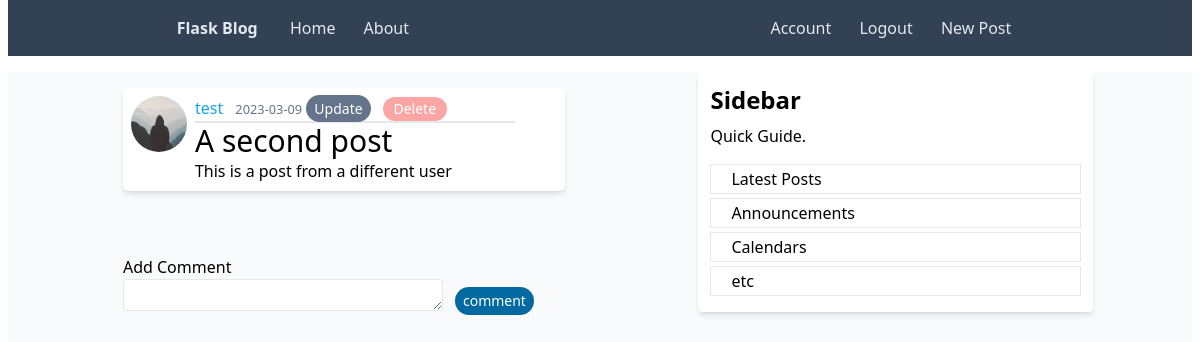
Page /post/2 (signed in) on the earlier database version.
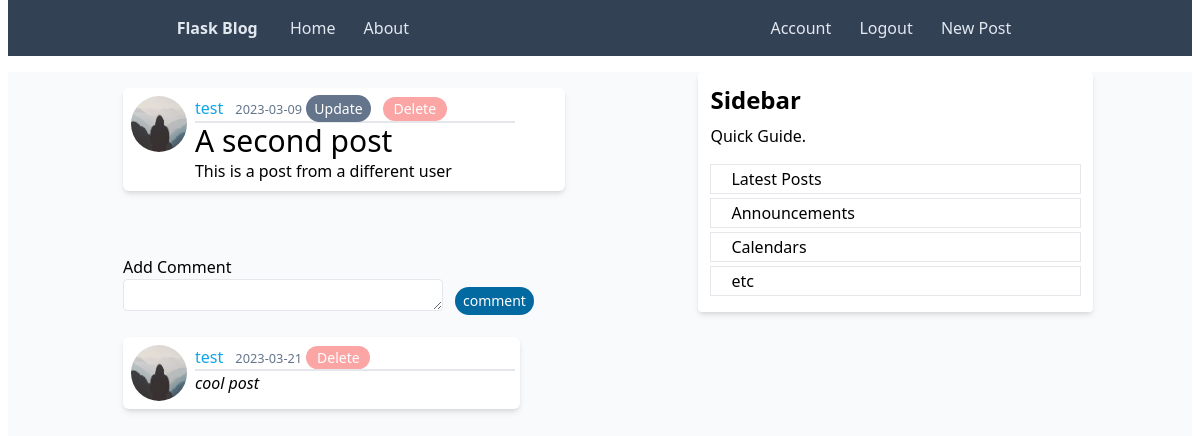
Same page on the later database version.
### flask_blog/models.py (models this page shows, shortened)
class User(db.Model, UserMixin):
    id = db.Column(db.Integer, primary_key=True)
    username = db.Column(db.String(20), unique=True, nullable=False)
    email = db.Column(db.String(120), unique=True, nullable=False)
    image_file = db.Column(db.String(20), nullable=False, default="default.jpg")
    password = db.Column(db.String(60), nullable=False)
    posts = db.Relationship("Post", backref="author", lazy=True)
    comments=db.Relationship('Comment',backref='user',lazy=True)

class Post(db.Model):
    id = db.Column(db.Integer, primary_key=True)
    title = db.Column(db.String(100), nullable=False)
    date_posted = db.Column(db.DateTime, nullable=False, default=datetime.utcnow)
    content = db.Column(db.Text, nullable=False)
    user_id = db.Column(db.Integer, db.ForeignKey("user.id"), nullable=False)
    comments = db.Relationship("Comment", backref="post", lazy=True)

class Comment(db.Model):
    id = db.Column(db.Integer, primary_key=True)
    comment = db.Column(db.String(100), nullable=False)
    date_posted = db.Column(db.DateTime, nullable=False, default=datetime.utcnow)
    user_id = db.Column(db.Integer, db.ForeignKey("user.id"), nullable=False)
    post_id = db.Column(db.Integer, db.ForeignKey("post.id"), nullable=False)

### flask_blog/posts/routes.py (the view)
@posts.route("/post/<int:post_id>")
@login_required
def post(post_id):
    form=CommentForm()
    post = query_one_filtered(Post, id=post_id)
    if not post:
        abort(404)
    comments=query_all_filtered(Comment,post_id=post.id)
    return render_template("post.html", title=post.title, post=post,form=form,comments=comments)

### flask_blog/posts/forms.py
class CommentForm(FlaskForm):
    comment = TextAreaField(
        "comment",
        validators=[
            DataRequired(),
            Length(max=80, message="Too long max 8 characters"),
        ],
    )
    submit = SubmitField("comment")

### flask_blog/__init__.py (called while the page is built)
def query_one_filtered(table, **kwargs):
    return db.session.execute(db.select(table).filter_by(**kwargs)).scalar_one_or_none()

def query_all_filtered(table, **kwargs):
    return db.session.execute(db.select(table).filter_by(**kwargs)).scalars().all()

### flask_blog/models.py (called while the page is built)
@login_manager.user_loader
def load_user(user_id):
    return query_one_filtered(User, id=user_id)

### flask_blog/templates/post.html (shortened to what this page needs)
{% extends "base.html" %} {% block content%}
<article class=" rounded-md media content-section shadow-md p-2 flex flex-row bg-white">
	<img class="rounded-full h-[3.5rem] w-[3.5rem]"
		src="{{url_for('static',filename='profile_pics/' + post.author.image_file)}}">
	<div class="pl-2 ">
		<div class="border-b-2 w-[20rem]">
			<a class="mr-2 text-sky-500" href="{{url_for('users.user_posts',username=post.author.username)}}">{{ post.author.username }}</a>
			<small class="text-slate-500">{{ post.date_posted.strftime('%Y-%m-%d') }}</small>
			{%if post.author==current_user%}
			<a href="{{url_for('posts.update_post',post_id=post.id)}}" class="bg-slate-500 text-white hover:cursor-pointer p-2 text-sm
				py-1 w-1/5 rounded-full mr-2">Update</a>
			<button type="button" class="bg-red-300 text-white hover:cursor-pointer p-1
                    py-[0.1rem] w-1/5 rounded-full text-sm"
				onclick="(function(){document.getElementById('my-modal').style.display = 'block'})()">Delete</button>
			{%endif%}
		</div>
		<h2 class="font-medium text-3xl">{{ post.title }}</h2>
		<p class="article-content">{{ post.content }}</p>
	</div>
</article>
<br><br>
	<div>
		<form action="{{url_for('posts.send_comment',post_id=post.id)}}" method="post">
			<fieldset>
				<legend>Add Comment</legend>
				<div class="flex flex-row  align-center gap-3">
				<div>
                {%if form.comment.errors%}
                {{form.comment(class="w-80 border-rose-600 border-2 h-8 rounded" )}}
                <div class="text-rose-600 text-sm">
                    {% for error in form.comment.errors %}
                    <span>{{error}}</span>
                    {%endfor%}
                </div>
                {%else%}
                {{form.comment(class=" w-80 border h-8 rounded ")}}
                {%endif%}
				</div>
				<div>
					{{form.submit(class='rounded-full bg-sky-700 text-base md:text-sm text-white hover:cursor-pointer px-2
            py-1  mt-2 w-auto')}}
				</div></div>
			</fieldset>
		</form>
	</div>
{%if comments %}
<div class="flex flex-col justify-center gap-2 mt-3">
	{%for comment in comments%}
	<article class=" rounded-md media content-section shadow-md p-2 flex flex-row bg-white " style="max-width: 90%;">
		<img class="rounded-full h-[3.5rem] w-[3.5rem]" src="{{url_for('static',filename='profile_pics/' + comment.user.image_file)}}">
		<div class="pl-2 ">
			<div class="border-b-2 w-[20rem]">
				<a class="mr-2 text-sky-500" href="{{url_for('users.user_posts',username=comment.user.username)}}">{{ comment.user.username }}</a>
				<small class="text-slate-500">{{ comment.date_posted.strftime('%Y-%m-%d') }}</small>
				{%if current_user == comment.user%}
				<form action="{{url_for('posts.delete_comment',comment_id=comment.id)}}" method="post" class="inline">
				<button type="submit" class="bg-red-300 text-white hover:cursor-pointer p-1
				py-[0.1rem] w-1/5 rounded-full text-sm ">Delete</button></form>
				{%endif%}
			</div>
			<p class="article-content italic">{{ comment.comment }}</p>
		</div>
	</article>
	{%endfor%}
</div>
{%endif%}
{%endblock content%}

### flask_blog/templates/base.html (shortened to what this page needs)
<!DOCTYPE html>
<html lang="en">
<head>
    <link rel="stylesheet" href="{{url_for('static',filename='output.css')}}">
</head>
<body class="mx-2">
    <header>
        <nav>
            <div class=" flex flex-row items-center justify-around py-4 bg-slate-700">
                <div>
                    <a class="font-bold mr-4 text-slate-200" href="{{url_for('main.home')}}">Flask Blog</a>
                    <a class="font-medium px-3 py-2 text-slate-200 rounded-lg hover:bg-slate-100 hover:text-black"
                        href="{{url_for('main.home')}}">Home</a>
                    <a class="font-medium px-3 py-2 text-slate-200 rounded-lg hover:bg-slate-100 hover:text-black"
                        href="{{url_for('main.about')}}">About</a>
                </div>
                <div>
                    {%if current_user.is_authenticated%}
                    <a class="font-medium px-3 py-2 text-slate-200 rounded-lg hover:bg-slate-100 hover:text-black"
                        href="{{url_for('users.account')}}">Account</a>
                    <a class="font-medium px-3 py-2 text-slate-200 rounded-lg hover:bg-slate-100 hover:text-black"
                        href="{{url_for('users.logout')}}">Logout</a>
                    <a class="font-medium px-3 py-2 text-slate-200 rounded-lg hover:bg-slate-100 hover:text-black"
                        href="{{url_for('posts.new_post')}}">New Post</a>
                    {%else%}
                    <a class="font-medium px-3 py-2 text-slate-200 rounded-lg hover:bg-slate-100 hover:text-black"
                        href="{{url_for('users.login')}}">Login</a>
                    <a class="font-medium px-3 py-2 text-slate-200 rounded-lg hover:bg-slate-100 hover:text-black"
                        href="{{url_for('users.register')}}">Register</a>
                    {%endif%}
                </div>
            </div>
        </nav>
    </header>
    <main class=" bg-slate-50 w-full mt-4 h-screen">
        <div class="flex flex-row justify-around ">
            <div class="p-4 flex {%if title != 'cgpa'%}-mr-10{%endif%} flex-col gap-2 {%if title != 'cgpa'%}w-2/5{%endif%}">
                {% block content%}
                {% endblock content %}
            </div>
            {% if title!='cgpa' %}
            <div class="p-3 bg-white -ml-10 rounded w-1/3 shadow-md h-60">
                <div class="flex flex-col gap-1 h-full">
                    <h3 class="font-bold text-2xl h-1/4">Sidebar</h3>
                    <p class='w-3/4 h-1/4'>Quick Guide.
                    <ul class="h-3/4">
                        <li class="pl-5 py-1 mb-1 border  leading-tight">Latest Posts</li>
                        <li class="pl-5 py-1 mb-1 border  leading-tight">Announcements</li>
                        <li class="pl-5 py-1 mb-1 border leading-tight">Calendars</li>
                        <li class="pl-5 py-1 border leading-tight">etc</li>
                    </ul>
                    </p>
                </div>
            </div>
            {%endif%}
        </div>
    </main>
</body>
</html>

Differences in the rows shown:
added Comment: image_file (placeholder picture), user.username "test", date_posted "2023-03-21", comment "cool post"
